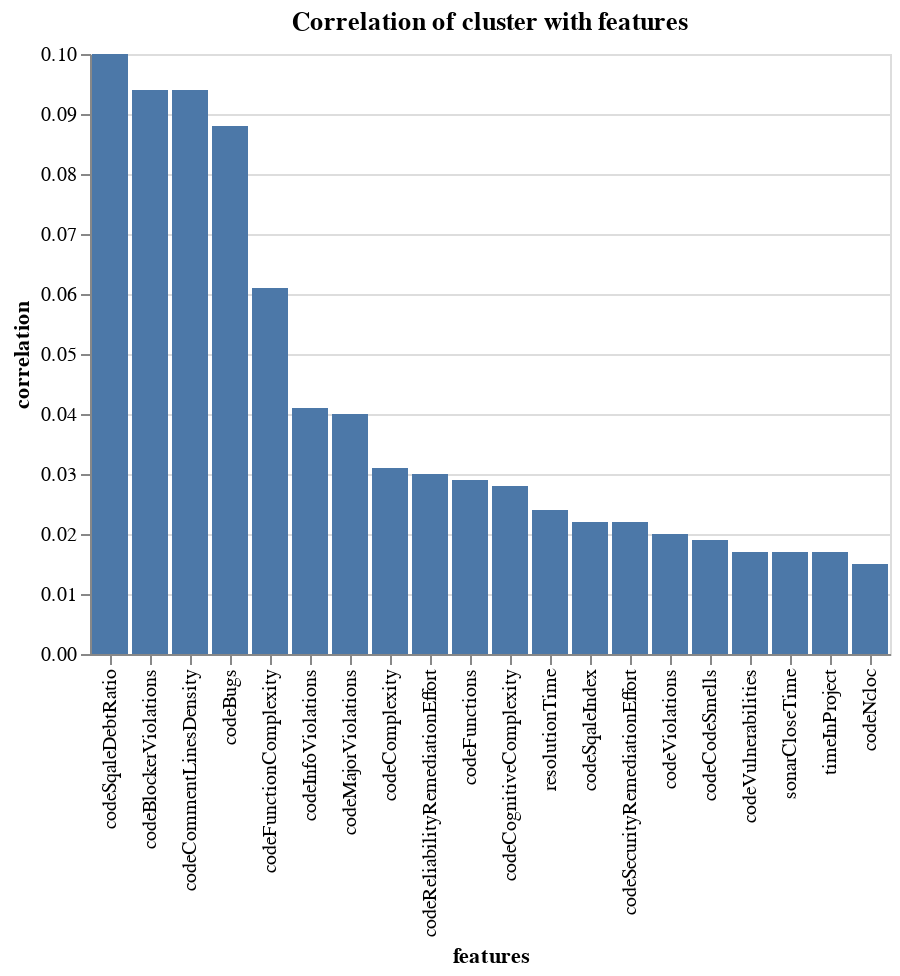

Write notebook code for a chart like this one.
### Code cell
corrFeatures, chart = centroid_corr_with_features(centroids[1], devtSVD, devs.columns[2:], 20)
print(corrFeatures[:5])
chart

### Figure 1 — Vega-Lite specification as saved in the notebook (floating-point values rounded to 4 significant figures)
{"config": {"view": {"continuousWidth": 400, "continuousHeight": 300}}, "data": {"name": "data-a650d412cc308f2b881511798bc58b3a"}, "mark": "bar", "encoding": {"x": {"type": "ordinal", "field": "features", "sort": "-y"}, "y": {"type": "quantitative", "field": "correlation"}}, "title": "Correlation of cluster with features", "$schema": "https://vega.github.io/schema/vega-lite/v4.8.1.json", "datasets": {"data-a650d412cc308f2b881511798bc58b3a": [{"features": "codeSqaleDebtRatio", "correlation": "0.1"}, {"features": "codeBlockerViolations", "correlation": "0.094"}, {"features": "codeCommentLinesDensity", "correlation": "0.094"}, {"features": "codeBugs", "correlation": "0.088"}, {"features": "codeFunctionComplexity", "correlation": "0.061"}, {"features": "codeInfoViolations", "correlation": "0.041"}, {"features": "codeMajorViolations", "correlation": "0.04"}, {"features": "codeComplexity", "correlation": "0.031"}, {"features": "codeReliabilityRemediationEffort", "correlation": "0.03"}, {"features": "codeFunctions", "correlation": "0.029"}, {"features": "codeCognitiveComplexity", "correlation": "0.028"}, {"features": "resolutionTime", "correlation": "0.024"}, {"features": "codeSqaleIndex", "correlation": "0.022"}, {"features": "codeSecurityRemediationEffort", "correlation": "0.022"}, {"features": "codeViolations", "correlation": "0.02"}, {"features": "codeCodeSmells", "correlation": "0.019"}, {"features": "codeVulnerabilities", "correlation": "0.017"}, {"features": "sonarCloseTime", "correlation": "0.017"}, {"features": "timeInProject", "correlation": "0.017"}, {"features": "codeNcloc", "correlation": "0.015"}]}}
